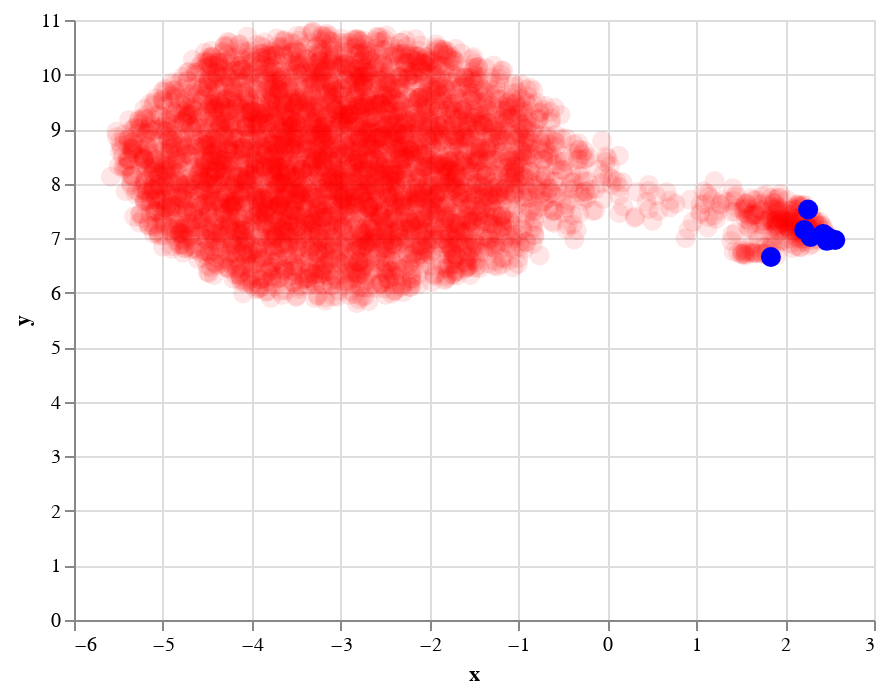

Source (notebook cell):
### Code cell
altair_scatterplot = (
        altair.Chart(viz_df.sample(5000))
            .mark_circle(size=100, color='red', opacity=0.1)
            .encode(x='x', y='y', tooltip=['name'])
            .interactive()
    )

reference_scatterplot = (
        altair.Chart(viz_df[viz_df['name'].isin(reference_modules)])
            .mark_circle(size=100, color='blue', opacity=1.0)
            .encode(x='x', y='y', tooltip=['name'])
            .interactive()
    )

altair_scatterplot + reference_scatterplot

### Figure 1 — Vega-Lite specification as saved in the notebook (floating-point values rounded to 4 significant figures; data arrays with more than 128 entries replaced by an {"elided": "..."} marker saying what was removed)
{"config": {"view": {"continuousWidth": 400, "continuousHeight": 300}}, "layer": [{"data": {"name": "data-2384073569941ceaf392e26b080fcea8"}, "mark": {"type": "circle", "color": "red", "opacity": 0.1, "size": 100}, "encoding": {"tooltip": [{"type": "nominal", "field": "name"}], "x": {"type": "quantitative", "field": "x"}, "y": {"type": "quantitative", "field": "y"}}, "selection": {"selector011": {"type": "interval", "bind": "scales", "encodings": ["x", "y"]}}}, {"data": {"name": "data-b0cf47bfedfd611f3c58224999b15eb4"}, "mark": {"type": "circle", "color": "blue", "opacity": 1.0, "size": 100}, "encoding": {"tooltip": [{"type": "nominal", "field": "name"}], "x": {"type": "quantitative", "field": "x"}, "y": {"type": "quantitative", "field": "y"}}, "selection": {"selector012": {"type": "interval", "bind": "scales", "encodings": ["x", "y"]}}}], "$schema": "https://vega.github.io/schema/vega-lite/v4.8.1.json", "datasets": {"data-2384073569941ceaf392e26b080fcea8": {"elided": "5000 records"}, "data-b0cf47bfedfd611f3c58224999b15eb4": [{"x": 2.564, "y": 6.966, "name": "keras"}, {"x": 2.497, "y": 6.97, "name": "matplotlib"}, {"x": 2.468, "y": 6.951, "name": "numpy"}, {"x": 2.288, "y": 7.021, "name": "os"}, {"x": 2.494, "y": 6.968, "name": "scipy"}, {"x": 2.428, "y": 7.078, "name": "seaborn"}, {"x": 2.477, "y": 7.023, "name": "sklearn"}, {"x": 2.215, "y": 7.15, "name": "sys"}, {"x": 1.84, "y": 6.655, "name": "tensorflow"}, {"x": 2.259, "y": 7.527, "name": "torch"}]}}
